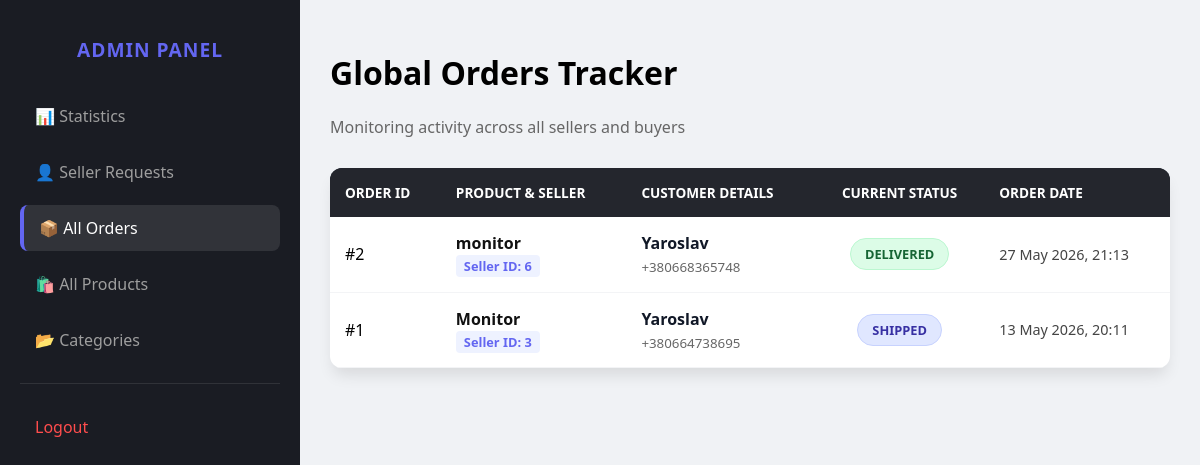
Page /admin/orders (signed in) on the committed database.
### app.py (models this page shows)
class Order(db.Model):
    id = db.Column(db.Integer, primary_key=True)
    product_id = db.Column(db.Integer, db.ForeignKey('product.id'), nullable=False)
    buyer_id = db.Column(db.Integer, db.ForeignKey('user.id'), nullable=False)
    seller_id = db.Column(db.Integer, db.ForeignKey('user.id'), nullable=False)
    full_name = db.Column(db.String(100), nullable=False)
    phone = db.Column(db.String(20), nullable=False)
    address = db.Column(db.String(200), nullable=False)
    status = db.Column(db.String(20), default='Pending')
    date_ordered = db.Column(db.DateTime, default=datetime.utcnow)
    product = db.relationship('Product', backref='orders')
    buyer = db.relationship('User', foreign_keys=[buyer_id], backref='my_orders')

class Product(db.Model):
    id = db.Column(db.Integer, primary_key=True)
    title = db.Column(db.String(200), nullable=False)
    price = db.Column(db.Float, nullable=False)
    desc = db.Column(db.Text)
    category = db.Column(db.String(50))
    image_file = db.Column(db.String(100), default='default.jpg')
    stock = db.Column(db.Integer, default=10) # Залишаємо один раз
    seller_id = db.Column(db.Integer, db.ForeignKey('user.id'), nullable=False) # Це основне поле

### app.py (the view)
@app.route('/admin/orders')
def admin_all_orders():
    if 'user_id' not in session:
        return redirect('/login')
    user = User.query.get(session['user_id'])
    if not user or user.role != 'admin':
        flash('Access denied. Admins only.', 'danger')
        return redirect('/products')
    all_orders = Order.query.order_by(Order.date_ordered.desc()).all()
    return render_template('admin_orders.html', orders=all_orders)

### templates/admin_orders.html (shortened to what this page needs)
<!DOCTYPE html>
<html lang="en">
<head>
    <link rel="stylesheet" href="{{ url_for('static', filename='admin.css') }}">
    <link rel="stylesheet" href="{{ url_for('static', filename='seller_orders.css') }}">
</head>
<body>
<div class="admin-container">
    <aside class="admin-sidebar">
        <div class="sidebar-header">
            <h2 style="color: #6366f1; font-size: 1.2rem; font-weight: 800; letter-spacing: 1px; text-transform: uppercase;">ADMIN PANEL</h2>
        </div>
        <nav>
            <ul>
                <li class="{{ 'active' if request.path == '/admin/dashboard' }}">
                    <a href="{{ url_for('admin_dashboard') }}">📊 Statistics</a>
                </li>
                <li class="{{ 'active' if request.path == '/admin/requests' }}">
                    <a href="{{ url_for('admin_requests') }}">👤 Seller Requests</a>
                </li>
                <li class="{{ 'active' if request.path == '/admin/orders' }}">
                    <a href="{{ url_for('admin_all_orders') }}">📦 All Orders</a>
                </li>
                <li>
                    <a href="#">🛍️ All Products</a>
                </li>
                <li>
                    <a href="#">📂 Categories</a>
                </li>
                <hr style="opacity: 0.1; margin: 20px 0; border: none; border-top: 1px solid #eee;">
                <li>
                    <a href="{{ url_for('logout') }}" class="logout" style="color: #ff6b6b;">Logout</a>
                </li>
            </ul>
        </nav>
    </aside>
    <main class="admin-main">
        <header style="margin-bottom: 30px;">
            <h1>Global Orders Tracker</h1>
            <p style="color: #666;">Monitoring activity across all sellers and buyers</p>
        </header>
        <div class="table-container">
            <table class="orders-table">
                <thead>
                    <tr>
                        <th>Order ID</th>
                        <th>Product & Seller</th>
                        <th>Customer Details</th>
                        <th style="text-align: center;">Current Status</th>
                        <th>Order Date</th>
                    </tr>
                </thead>
                <tbody>
                    {% for order in orders %}
                    <tr>
                        <td>#{{ order.id }}</td>
                        <td>
                            <div style="font-weight: 700; color: #111;">{{ order.product.title }}</div>
                            <span class="seller-tag">Seller ID: {{ order.seller_id }}</span>
                        </td>
                        <td class="customer-info">
                            <strong>{{ order.full_name }}</strong>
                            <small style="display: block; color: #666;">{{ order.phone }}</small>
                        </td>
                        <td style="text-align: center;">
                            <span class="status-badge status-{{ order.status.lower() }}">
                                {{ order.status }}
                            </span>
                        </td>
                        <td style="font-size: 0.9em; color: #444;">
                            {{ order.date_ordered.strftime('%d %b %Y, %H:%M') }}
                        </td>
                    </tr>
                    {% endfor %}
                </tbody>
            </table>
        </div>
    </main>
</div>
</body>
</html>

### static/admin.css (style rules this page uses)
body { margin: 0; font-family: 'Segoe UI', Tahoma, Geneva, Verdana, sans-serif; background-color: #f0f2f5; }
.admin-container { display: flex; min-height: 100vh; }
.admin-sidebar { width: 260px; background-color: #1a1c23; color: #fff; padding: 20px; }
.sidebar-header h2 { color: #7e3af2; text-align: center; margin-bottom: 30px; text-transform: uppercase; letter-spacing: 2px; }
.admin-sidebar ul { list-style: none; padding: 0; }
.admin-sidebar li { margin-bottom: 10px; }
.admin-sidebar a { color: #9e9e9e; text-decoration: none; display: block; padding: 12px 15px; border-radius: 8px; transition: 0.3s; }
.admin-sidebar li.active a, .admin-sidebar a:hover { background-color: #24262d; color: #fff; border-left: 4px solid #7e3af2; }
.logout { color: #ff4d4d !important; }
.admin-main { flex: 1; padding: 40px; }

### static/seller_orders.css (style rules this page uses)
.status-badge { padding: 6px 14px; border-radius: 20px; font-size: 0.8em; font-weight: 700; text-transform: uppercase; display: inline-block; }
.status-shipped { background: #e0e7ff; color: #3730a3; border: 1px solid #c7d2fe; }
.status-delivered { background: #dcfce7; color: #166534; border: 1px solid #bbf7d0; }
.orders-table { width: 100%; background: white; border-radius: 12px; border-collapse: collapse; margin-top: 25px; overflow: hidden; box-shadow: 0 10px 15px -3px rgba(0, 0, 0, 0.1); }
.orders-table thead { background: #1f2937; color: white; }
.orders-table th { padding: 18px 15px; text-align: left; font-weight: 600; font-size: 0.9em; }
.orders-table td { padding: 15px; border-bottom: 1px solid #f3f4f6; vertical-align: middle; }
.customer-info strong { color: #111827; display: block; margin-bottom: 4px; }
.customer-info small { color: #6b7280; line-height: 1.4; display: block; }

### templates/admin_orders.html (style rules this page uses)
.admin-main { padding: 30px; position: relative; }
.orders-table th { background-color: #24262d; color: #ffffff; padding: 15px; text-transform: uppercase; font-size: 0.85em; }
.seller-tag { font-size: 0.8em; color: #6366f1; background: #eef2ff; padding: 2px 8px; border-radius: 4px; font-weight: 600; }
.admin-sidebar nav ul li.active a { background-color: rgba(255, 255, 255, 0.1); border-left: 4px solid #6366f1; color: #fff; }

### rows in the picture
Order: id "2", product "monitor", seller_id "6", full_name "Yaroslav", phone "+380668365748", status "DELIVERED", date_ordered "27 May 2026, 21:13"
Order: id "1", product "Monitor", seller_id "3", full_name "Yaroslav", phone "+380664738695", status "SHIPPED", date_ordered "13 May 2026, 20:11"
